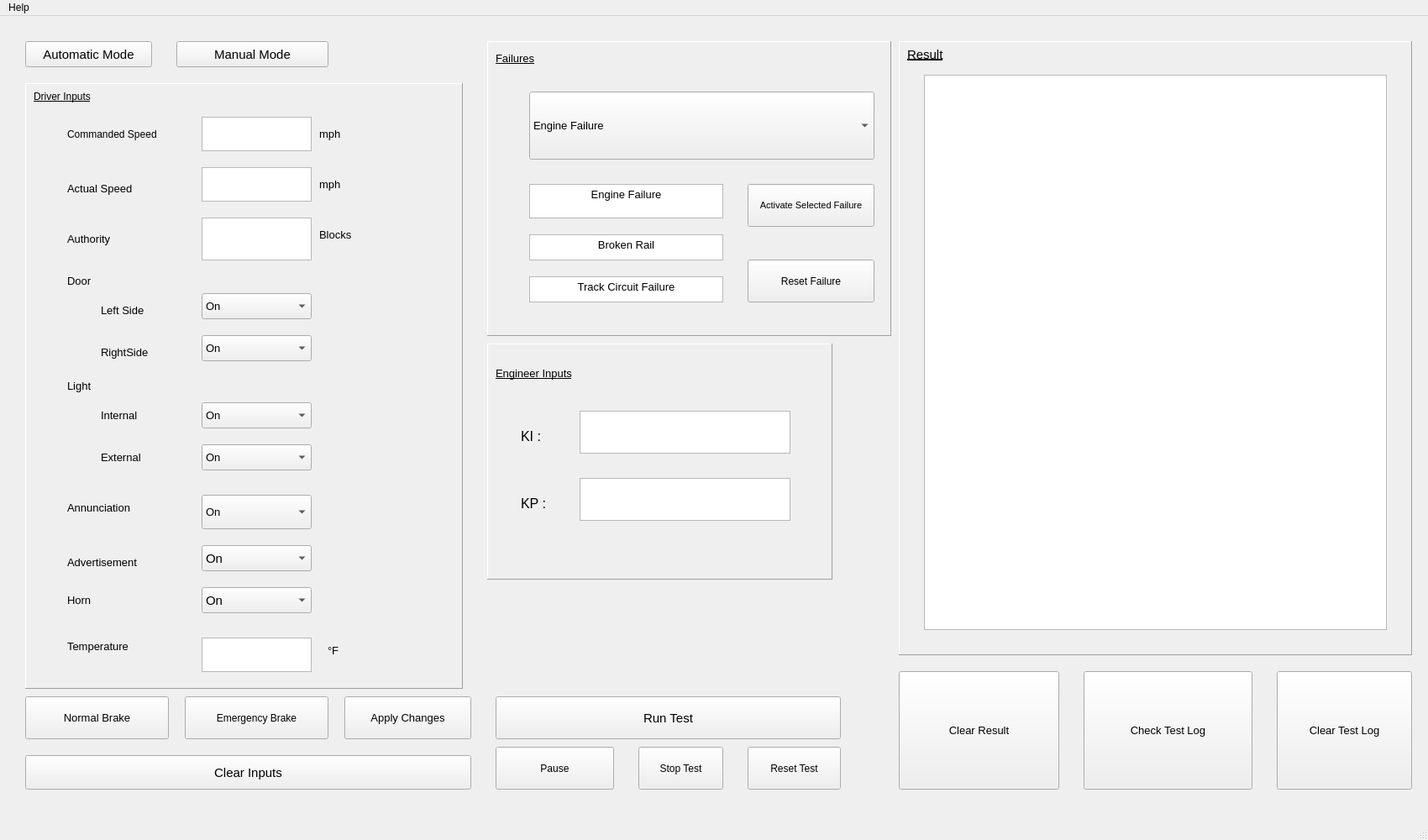
<?xml version="1.0" encoding="UTF-8"?>
<ui version="4.0">
 <class>TestWindow</class>
 <widget class="QMainWindow" name="TestWindow">
  <property name="geometry">
   <rect>
    <x>0</x>
    <y>0</y>
    <width>1700</width>
    <height>1000</height>
   </rect>
  </property>
  <property name="windowTitle">
   <string>MainWindow</string>
  </property>
  <widget class="QWidget" name="centralwidget">
   <widget class="QFrame" name="DriverFrame">
    <property name="geometry">
     <rect>
      <x>30</x>
      <y>80</y>
      <width>521</width>
      <height>721</height>
     </rect>
    </property>
    <property name="font">
     <font>
      <pointsize>8</pointsize>
     </font>
    </property>
    <property name="frameShape">
     <enum>QFrame::Panel</enum>
    </property>
    <property name="frameShadow">
     <enum>QFrame::Raised</enum>
    </property>
    <widget class="QLabel" name="DriverInputLabel">
     <property name="geometry">
      <rect>
       <x>10</x>
       <y>-10</y>
       <width>181</width>
       <height>51</height>
      </rect>
     </property>
     <property name="font">
      <font>
       <pointsize>9</pointsize>
       <underline>true</underline>
      </font>
     </property>
     <property name="text">
      <string>Driver Inputs</string>
     </property>
    </widget>
    <widget class="QLabel" name="as_label">
     <property name="geometry">
      <rect>
       <x>50</x>
       <y>90</y>
       <width>261</width>
       <height>71</height>
      </rect>
     </property>
     <property name="font">
      <font>
       <pointsize>10</pointsize>
      </font>
     </property>
     <property name="text">
      <string>Actual Speed</string>
     </property>
    </widget>
    <widget class="QTextEdit" name="speed_input_box">
     <property name="geometry">
      <rect>
       <x>210</x>
       <y>100</y>
       <width>131</width>
       <height>41</height>
      </rect>
     </property>
     <property name="font">
      <font>
       <pointsize>10</pointsize>
      </font>
     </property>
    </widget>
    <widget class="QLabel" name="as_unit">
     <property name="geometry">
      <rect>
       <x>350</x>
       <y>100</y>
       <width>71</width>
       <height>41</height>
      </rect>
     </property>
     <property name="font">
      <font>
       <pointsize>10</pointsize>
      </font>
     </property>
     <property name="text">
      <string>mph</string>
     </property>
    </widget>
    <widget class="QLabel" name="authority_label">
     <property name="geometry">
      <rect>
       <x>50</x>
       <y>160</y>
       <width>261</width>
       <height>51</height>
      </rect>
     </property>
     <property name="font">
      <font>
       <pointsize>10</pointsize>
      </font>
     </property>
     <property name="text">
      <string>Authority</string>
     </property>
    </widget>
    <widget class="QTextEdit" name="auth_input_box">
     <property name="geometry">
      <rect>
       <x>210</x>
       <y>160</y>
       <width>131</width>
       <height>51</height>
      </rect>
     </property>
     <property name="font">
      <font>
       <pointsize>10</pointsize>
      </font>
     </property>
    </widget>
    <widget class="QLabel" name="authority_unit">
     <property name="geometry">
      <rect>
       <x>350</x>
       <y>150</y>
       <width>161</width>
       <height>61</height>
      </rect>
     </property>
     <property name="font">
      <font>
       <pointsize>10</pointsize>
      </font>
     </property>
     <property name="text">
      <string>Blocks</string>
     </property>
    </widget>
    <widget class="QLabel" name="DoorLabel">
     <property name="geometry">
      <rect>
       <x>50</x>
       <y>220</y>
       <width>251</width>
       <height>31</height>
      </rect>
     </property>
     <property name="font">
      <font>
       <pointsize>10</pointsize>
      </font>
     </property>
     <property name="text">
      <string>Door</string>
     </property>
    </widget>
    <widget class="QLabel" name="DoorLeftLabel">
     <property name="geometry">
      <rect>
       <x>90</x>
       <y>250</y>
       <width>211</width>
       <height>41</height>
      </rect>
     </property>
     <property name="font">
      <font>
       <pointsize>10</pointsize>
      </font>
     </property>
     <property name="text">
      <string>Left Side</string>
     </property>
    </widget>
    <widget class="QLabel" name="DoorRightLabel">
     <property name="geometry">
      <rect>
       <x>90</x>
       <y>300</y>
       <width>211</width>
       <height>41</height>
      </rect>
     </property>
     <property name="font">
      <font>
       <pointsize>10</pointsize>
      </font>
     </property>
     <property name="text">
      <string>RightSide</string>
     </property>
    </widget>
    <widget class="QLabel" name="LightLabel">
     <property name="geometry">
      <rect>
       <x>50</x>
       <y>340</y>
       <width>251</width>
       <height>41</height>
      </rect>
     </property>
     <property name="font">
      <font>
       <pointsize>10</pointsize>
      </font>
     </property>
     <property name="text">
      <string>Light</string>
     </property>
    </widget>
    <widget class="QLabel" name="LightInternalLabel">
     <property name="geometry">
      <rect>
       <x>90</x>
       <y>380</y>
       <width>221</width>
       <height>31</height>
      </rect>
     </property>
     <property name="font">
      <font>
       <pointsize>10</pointsize>
      </font>
     </property>
     <property name="text">
      <string>Internal</string>
     </property>
    </widget>
    <widget class="QLabel" name="LightExternalLabel">
     <property name="geometry">
      <rect>
       <x>90</x>
       <y>430</y>
       <width>211</width>
       <height>31</height>
      </rect>
     </property>
     <property name="font">
      <font>
       <pointsize>10</pointsize>
      </font>
     </property>
     <property name="text">
      <string>External</string>
     </property>
    </widget>
    <widget class="QLabel" name="AnnunLabel">
     <property name="geometry">
      <rect>
       <x>50</x>
       <y>470</y>
       <width>131</width>
       <height>71</height>
      </rect>
     </property>
     <property name="font">
      <font>
       <pointsize>10</pointsize>
      </font>
     </property>
     <property name="text">
      <string>Annunciation</string>
     </property>
    </widget>
    <widget class="QLabel" name="AdvLabel">
     <property name="geometry">
      <rect>
       <x>50</x>
       <y>540</y>
       <width>251</width>
       <height>61</height>
      </rect>
     </property>
     <property name="font">
      <font>
       <pointsize>10</pointsize>
      </font>
     </property>
     <property name="text">
      <string>Advertisement</string>
     </property>
    </widget>
    <widget class="QComboBox" name="ad_cb">
     <property name="geometry">
      <rect>
       <x>210</x>
       <y>550</y>
       <width>131</width>
       <height>31</height>
      </rect>
     </property>
     <property name="font">
      <font>
       <pointsize>11</pointsize>
      </font>
     </property>
     <item>
      <property name="text">
       <string>On</string>
      </property>
     </item>
     <item>
      <property name="text">
       <string>Off</string>
      </property>
     </item>
    </widget>
    <widget class="QLabel" name="TempLabel">
     <property name="geometry">
      <rect>
       <x>50</x>
       <y>640</y>
       <width>191</width>
       <height>61</height>
      </rect>
     </property>
     <property name="font">
      <font>
       <pointsize>10</pointsize>
      </font>
     </property>
     <property name="text">
      <string>Temperature</string>
     </property>
    </widget>
    <widget class="QTextEdit" name="temp_box">
     <property name="geometry">
      <rect>
       <x>210</x>
       <y>660</y>
       <width>131</width>
       <height>41</height>
      </rect>
     </property>
     <property name="font">
      <font>
       <pointsize>10</pointsize>
      </font>
     </property>
    </widget>
    <widget class="QLabel" name="TempUnitLabel">
     <property name="geometry">
      <rect>
       <x>360</x>
       <y>650</y>
       <width>151</width>
       <height>51</height>
      </rect>
     </property>
     <property name="font">
      <font>
       <pointsize>10</pointsize>
      </font>
     </property>
     <property name="text">
      <string>°F</string>
     </property>
    </widget>
    <widget class="QComboBox" name="annun_cb">
     <property name="geometry">
      <rect>
       <x>210</x>
       <y>490</y>
       <width>131</width>
       <height>41</height>
      </rect>
     </property>
     <property name="font">
      <font>
       <pointsize>10</pointsize>
      </font>
     </property>
     <item>
      <property name="text">
       <string>On</string>
      </property>
     </item>
     <item>
      <property name="text">
       <string>Off</string>
      </property>
     </item>
    </widget>
    <widget class="QComboBox" name="external_cb">
     <property name="geometry">
      <rect>
       <x>210</x>
       <y>430</y>
       <width>131</width>
       <height>31</height>
      </rect>
     </property>
     <property name="font">
      <font>
       <pointsize>10</pointsize>
      </font>
     </property>
     <item>
      <property name="text">
       <string>On</string>
      </property>
     </item>
     <item>
      <property name="text">
       <string>Off</string>
      </property>
     </item>
    </widget>
    <widget class="QComboBox" name="internal_cb">
     <property name="geometry">
      <rect>
       <x>210</x>
       <y>380</y>
       <width>131</width>
       <height>31</height>
      </rect>
     </property>
     <property name="font">
      <font>
       <pointsize>10</pointsize>
      </font>
     </property>
     <item>
      <property name="text">
       <string>On</string>
      </property>
     </item>
     <item>
      <property name="text">
       <string>Off</string>
      </property>
     </item>
    </widget>
    <widget class="QComboBox" name="door_left_cb">
     <property name="geometry">
      <rect>
       <x>210</x>
       <y>250</y>
       <width>131</width>
       <height>31</height>
      </rect>
     </property>
     <property name="font">
      <font>
       <pointsize>10</pointsize>
      </font>
     </property>
     <item>
      <property name="text">
       <string>On</string>
      </property>
     </item>
     <item>
      <property name="text">
       <string>Off</string>
      </property>
     </item>
    </widget>
    <widget class="QComboBox" name="door_right_cb">
     <property name="geometry">
      <rect>
       <x>210</x>
       <y>300</y>
       <width>131</width>
       <height>31</height>
      </rect>
     </property>
     <property name="font">
      <font>
       <pointsize>10</pointsize>
      </font>
     </property>
     <item>
      <property name="text">
       <string>On</string>
      </property>
     </item>
     <item>
      <property name="text">
       <string>Off</string>
      </property>
     </item>
    </widget>
    <widget class="QLabel" name="HornLabel">
     <property name="geometry">
      <rect>
       <x>50</x>
       <y>590</y>
       <width>211</width>
       <height>51</height>
      </rect>
     </property>
     <property name="font">
      <font>
       <pointsize>10</pointsize>
      </font>
     </property>
     <property name="text">
      <string>Horn</string>
     </property>
    </widget>
    <widget class="QComboBox" name="horn_cb">
     <property name="geometry">
      <rect>
       <x>210</x>
       <y>600</y>
       <width>131</width>
       <height>31</height>
      </rect>
     </property>
     <property name="font">
      <font>
       <pointsize>11</pointsize>
      </font>
     </property>
     <item>
      <property name="text">
       <string>On</string>
      </property>
     </item>
     <item>
      <property name="text">
       <string>Off</string>
      </property>
     </item>
    </widget>
    <widget class="QTextEdit" name="cs_input_box">
     <property name="geometry">
      <rect>
       <x>210</x>
       <y>40</y>
       <width>131</width>
       <height>41</height>
      </rect>
     </property>
     <property name="font">
      <font>
       <pointsize>10</pointsize>
      </font>
     </property>
    </widget>
    <widget class="QLabel" name="cs_label">
     <property name="geometry">
      <rect>
       <x>50</x>
       <y>30</y>
       <width>141</width>
       <height>61</height>
      </rect>
     </property>
     <property name="font">
      <font>
       <pointsize>9</pointsize>
      </font>
     </property>
     <property name="text">
      <string>Commanded Speed</string>
     </property>
    </widget>
    <widget class="QLabel" name="cs_unit">
     <property name="geometry">
      <rect>
       <x>350</x>
       <y>40</y>
       <width>71</width>
       <height>41</height>
      </rect>
     </property>
     <property name="font">
      <font>
       <pointsize>10</pointsize>
      </font>
     </property>
     <property name="text">
      <string>mph</string>
     </property>
    </widget>
   </widget>
   <widget class="QFrame" name="FailureFrame">
    <property name="geometry">
     <rect>
      <x>580</x>
      <y>30</y>
      <width>481</width>
      <height>351</height>
     </rect>
    </property>
    <property name="frameShape">
     <enum>QFrame::Panel</enum>
    </property>
    <property name="frameShadow">
     <enum>QFrame::Raised</enum>
    </property>
    <widget class="QLabel" name="FailureLabel">
     <property name="geometry">
      <rect>
       <x>10</x>
       <y>0</y>
       <width>311</width>
       <height>41</height>
      </rect>
     </property>
     <property name="font">
      <font>
       <pointsize>10</pointsize>
       <underline>true</underline>
      </font>
     </property>
     <property name="text">
      <string>Failures</string>
     </property>
    </widget>
    <widget class="QComboBox" name="failure_cb">
     <property name="geometry">
      <rect>
       <x>50</x>
       <y>60</y>
       <width>411</width>
       <height>81</height>
      </rect>
     </property>
     <property name="font">
      <font>
       <pointsize>10</pointsize>
      </font>
     </property>
     <item>
      <property name="text">
       <string>Engine Failure</string>
      </property>
     </item>
     <item>
      <property name="text">
       <string>Broken Rail</string>
      </property>
     </item>
     <item>
      <property name="text">
       <string>Track Circuit Failure</string>
      </property>
     </item>
     <item>
      <property name="text">
       <string/>
      </property>
     </item>
    </widget>
    <widget class="QTextBrowser" name="failure_1">
     <property name="geometry">
      <rect>
       <x>50</x>
       <y>170</y>
       <width>231</width>
       <height>41</height>
      </rect>
     </property>
     <property name="font">
      <font>
       <pointsize>13</pointsize>
      </font>
     </property>
     <property name="html">
      <string>&lt;!DOCTYPE HTML PUBLIC &quot;-//W3C//DTD HTML 4.0//EN&quot; &quot;http://www.w3.org/TR/REC-html40/strict.dtd&quot;&gt;
&lt;html&gt;&lt;head&gt;&lt;meta name=&quot;qrichtext&quot; content=&quot;1&quot; /&gt;&lt;style type=&quot;text/css&quot;&gt;
p, li { white-space: pre-wrap; }
&lt;/style&gt;&lt;/head&gt;&lt;body style=&quot; font-family:'MS Shell Dlg 2'; font-size:13pt; font-weight:400; font-style:normal;&quot;&gt;
&lt;p align=&quot;center&quot; style=&quot; margin-top:0px; margin-bottom:0px; margin-left:0px; margin-right:0px; -qt-block-indent:0; text-indent:0px;&quot;&gt;&lt;span style=&quot; font-size:10pt;&quot;&gt;Engine Failure&lt;/span&gt;&lt;/p&gt;&lt;/body&gt;&lt;/html&gt;</string>
     </property>
    </widget>
    <widget class="QTextBrowser" name="failure_2">
     <property name="geometry">
      <rect>
       <x>50</x>
       <y>230</y>
       <width>231</width>
       <height>31</height>
      </rect>
     </property>
     <property name="html">
      <string>&lt;!DOCTYPE HTML PUBLIC &quot;-//W3C//DTD HTML 4.0//EN&quot; &quot;http://www.w3.org/TR/REC-html40/strict.dtd&quot;&gt;
&lt;html&gt;&lt;head&gt;&lt;meta name=&quot;qrichtext&quot; content=&quot;1&quot; /&gt;&lt;style type=&quot;text/css&quot;&gt;
p, li { white-space: pre-wrap; }
&lt;/style&gt;&lt;/head&gt;&lt;body style=&quot; font-family:'MS Shell Dlg 2'; font-size:8.1pt; font-weight:400; font-style:normal;&quot;&gt;
&lt;p align=&quot;center&quot; style=&quot; margin-top:0px; margin-bottom:0px; margin-left:0px; margin-right:0px; -qt-block-indent:0; text-indent:0px;&quot;&gt;&lt;span style=&quot; font-size:10pt;&quot;&gt;Broken Rail&lt;/span&gt;&lt;/p&gt;&lt;/body&gt;&lt;/html&gt;</string>
     </property>
    </widget>
    <widget class="QTextBrowser" name="failure_3">
     <property name="geometry">
      <rect>
       <x>50</x>
       <y>280</y>
       <width>231</width>
       <height>31</height>
      </rect>
     </property>
     <property name="html">
      <string>&lt;!DOCTYPE HTML PUBLIC &quot;-//W3C//DTD HTML 4.0//EN&quot; &quot;http://www.w3.org/TR/REC-html40/strict.dtd&quot;&gt;
&lt;html&gt;&lt;head&gt;&lt;meta name=&quot;qrichtext&quot; content=&quot;1&quot; /&gt;&lt;style type=&quot;text/css&quot;&gt;
p, li { white-space: pre-wrap; }
&lt;/style&gt;&lt;/head&gt;&lt;body style=&quot; font-family:'MS Shell Dlg 2'; font-size:8.1pt; font-weight:400; font-style:normal;&quot;&gt;
&lt;p align=&quot;center&quot; style=&quot; margin-top:0px; margin-bottom:0px; margin-left:0px; margin-right:0px; -qt-block-indent:0; text-indent:0px;&quot;&gt;&lt;span style=&quot; font-size:10pt;&quot;&gt;Track Circuit Failure&lt;/span&gt;&lt;/p&gt;&lt;/body&gt;&lt;/html&gt;</string>
     </property>
    </widget>
    <widget class="QPushButton" name="activate_failure_button">
     <property name="geometry">
      <rect>
       <x>310</x>
       <y>170</y>
       <width>151</width>
       <height>51</height>
      </rect>
     </property>
     <property name="font">
      <font>
       <pointsize>8</pointsize>
      </font>
     </property>
     <property name="text">
      <string>Activate Selected Failure</string>
     </property>
    </widget>
    <widget class="QPushButton" name="reset_failure_button">
     <property name="geometry">
      <rect>
       <x>310</x>
       <y>260</y>
       <width>151</width>
       <height>51</height>
      </rect>
     </property>
     <property name="text">
      <string>Reset Failure</string>
     </property>
    </widget>
   </widget>
   <widget class="QFrame" name="EngineerFrame">
    <property name="geometry">
     <rect>
      <x>580</x>
      <y>390</y>
      <width>411</width>
      <height>281</height>
     </rect>
    </property>
    <property name="frameShape">
     <enum>QFrame::Panel</enum>
    </property>
    <property name="frameShadow">
     <enum>QFrame::Raised</enum>
    </property>
    <widget class="QLabel" name="EngineerInputLabel">
     <property name="geometry">
      <rect>
       <x>10</x>
       <y>0</y>
       <width>311</width>
       <height>71</height>
      </rect>
     </property>
     <property name="font">
      <font>
       <pointsize>10</pointsize>
       <underline>true</underline>
      </font>
     </property>
     <property name="text">
      <string>Engineer Inputs</string>
     </property>
    </widget>
    <widget class="QLabel" name="KiLabel">
     <property name="geometry">
      <rect>
       <x>40</x>
       <y>70</y>
       <width>91</width>
       <height>81</height>
      </rect>
     </property>
     <property name="font">
      <font>
       <pointsize>12</pointsize>
      </font>
     </property>
     <property name="text">
      <string>KI :</string>
     </property>
    </widget>
    <widget class="QLabel" name="KpLabel">
     <property name="geometry">
      <rect>
       <x>40</x>
       <y>150</y>
       <width>131</width>
       <height>81</height>
      </rect>
     </property>
     <property name="font">
      <font>
       <pointsize>12</pointsize>
      </font>
     </property>
     <property name="text">
      <string>KP : </string>
     </property>
    </widget>
    <widget class="QTextEdit" name="ki_input">
     <property name="geometry">
      <rect>
       <x>110</x>
       <y>80</y>
       <width>251</width>
       <height>51</height>
      </rect>
     </property>
     <property name="sizePolicy">
      <sizepolicy hsizetype="Expanding" vsizetype="Fixed">
       <horstretch>0</horstretch>
       <verstretch>0</verstretch>
      </sizepolicy>
     </property>
     <property name="font">
      <font>
       <pointsize>11</pointsize>
      </font>
     </property>
    </widget>
    <widget class="QTextEdit" name="kp_input">
     <property name="geometry">
      <rect>
       <x>110</x>
       <y>160</y>
       <width>251</width>
       <height>51</height>
      </rect>
     </property>
     <property name="font">
      <font>
       <pointsize>11</pointsize>
      </font>
     </property>
    </widget>
   </widget>
   <widget class="QPushButton" name="run_button">
    <property name="geometry">
     <rect>
      <x>590</x>
      <y>810</y>
      <width>411</width>
      <height>51</height>
     </rect>
    </property>
    <property name="font">
     <font>
      <pointsize>11</pointsize>
     </font>
    </property>
    <property name="text">
     <string>Run Test</string>
    </property>
   </widget>
   <widget class="QPushButton" name="pause_button">
    <property name="geometry">
     <rect>
      <x>590</x>
      <y>870</y>
      <width>141</width>
      <height>51</height>
     </rect>
    </property>
    <property name="font">
     <font>
      <pointsize>9</pointsize>
     </font>
    </property>
    <property name="text">
     <string>Pause</string>
    </property>
   </widget>
   <widget class="QPushButton" name="stop_button">
    <property name="geometry">
     <rect>
      <x>760</x>
      <y>870</y>
      <width>101</width>
      <height>51</height>
     </rect>
    </property>
    <property name="font">
     <font>
      <pointsize>9</pointsize>
     </font>
    </property>
    <property name="text">
     <string>Stop Test</string>
    </property>
   </widget>
   <widget class="QPushButton" name="reset_button">
    <property name="geometry">
     <rect>
      <x>890</x>
      <y>870</y>
      <width>111</width>
      <height>51</height>
     </rect>
    </property>
    <property name="font">
     <font>
      <pointsize>9</pointsize>
     </font>
    </property>
    <property name="text">
     <string>Reset Test</string>
    </property>
   </widget>
   <widget class="QFrame" name="result_frame">
    <property name="geometry">
     <rect>
      <x>1070</x>
      <y>30</y>
      <width>611</width>
      <height>731</height>
     </rect>
    </property>
    <property name="font">
     <font>
      <pointsize>7</pointsize>
     </font>
    </property>
    <property name="frameShape">
     <enum>QFrame::Panel</enum>
    </property>
    <property name="frameShadow">
     <enum>QFrame::Raised</enum>
    </property>
    <widget class="QLabel" name="result_label">
     <property name="geometry">
      <rect>
       <x>10</x>
       <y>0</y>
       <width>111</width>
       <height>31</height>
      </rect>
     </property>
     <property name="font">
      <font>
       <pointsize>11</pointsize>
       <underline>true</underline>
      </font>
     </property>
     <property name="text">
      <string>Result</string>
     </property>
    </widget>
    <widget class="QTextBrowser" name="result_block">
     <property name="geometry">
      <rect>
       <x>30</x>
       <y>40</y>
       <width>551</width>
       <height>661</height>
      </rect>
     </property>
     <property name="font">
      <font>
       <pointsize>11</pointsize>
      </font>
     </property>
    </widget>
   </widget>
   <widget class="QPushButton" name="log_button">
    <property name="geometry">
     <rect>
      <x>1290</x>
      <y>780</y>
      <width>201</width>
      <height>141</height>
     </rect>
    </property>
    <property name="font">
     <font>
      <pointsize>10</pointsize>
     </font>
    </property>
    <property name="text">
     <string>Check Test Log</string>
    </property>
   </widget>
   <widget class="QPushButton" name="close_button">
    <property name="geometry">
     <rect>
      <x>2660</x>
      <y>1270</y>
      <width>301</width>
      <height>131</height>
     </rect>
    </property>
    <property name="font">
     <font>
      <pointsize>10</pointsize>
     </font>
    </property>
    <property name="text">
     <string>Close</string>
    </property>
   </widget>
   <widget class="QPushButton" name="automatic_button">
    <property name="geometry">
     <rect>
      <x>30</x>
      <y>30</y>
      <width>151</width>
      <height>31</height>
     </rect>
    </property>
    <property name="font">
     <font>
      <pointsize>11</pointsize>
     </font>
    </property>
    <property name="text">
     <string>Automatic Mode</string>
    </property>
   </widget>
   <widget class="QPushButton" name="manual_button">
    <property name="geometry">
     <rect>
      <x>210</x>
      <y>30</y>
      <width>181</width>
      <height>31</height>
     </rect>
    </property>
    <property name="font">
     <font>
      <pointsize>11</pointsize>
     </font>
    </property>
    <property name="text">
     <string>Manual Mode</string>
    </property>
   </widget>
   <widget class="QPushButton" name="clear_input_button">
    <property name="geometry">
     <rect>
      <x>30</x>
      <y>880</y>
      <width>531</width>
      <height>41</height>
     </rect>
    </property>
    <property name="font">
     <font>
      <pointsize>11</pointsize>
     </font>
    </property>
    <property name="text">
     <string>Clear Inputs</string>
    </property>
   </widget>
   <widget class="QPushButton" name="normal_brake_button">
    <property name="geometry">
     <rect>
      <x>30</x>
      <y>810</y>
      <width>171</width>
      <height>51</height>
     </rect>
    </property>
    <property name="font">
     <font>
      <pointsize>10</pointsize>
     </font>
    </property>
    <property name="text">
     <string>Normal Brake</string>
    </property>
   </widget>
   <widget class="QPushButton" name="emer_brake_button">
    <property name="geometry">
     <rect>
      <x>220</x>
      <y>810</y>
      <width>171</width>
      <height>51</height>
     </rect>
    </property>
    <property name="font">
     <font>
      <pointsize>9</pointsize>
     </font>
    </property>
    <property name="text">
     <string>Emergency Brake</string>
    </property>
   </widget>
   <widget class="QPushButton" name="clear_result_button">
    <property name="geometry">
     <rect>
      <x>1070</x>
      <y>780</y>
      <width>191</width>
      <height>141</height>
     </rect>
    </property>
    <property name="font">
     <font>
      <pointsize>10</pointsize>
     </font>
    </property>
    <property name="text">
     <string>Clear Result</string>
    </property>
   </widget>
   <widget class="QPushButton" name="apply_button">
    <property name="geometry">
     <rect>
      <x>410</x>
      <y>810</y>
      <width>151</width>
      <height>51</height>
     </rect>
    </property>
    <property name="font">
     <font>
      <pointsize>10</pointsize>
     </font>
    </property>
    <property name="text">
     <string>Apply Changes</string>
    </property>
   </widget>
   <widget class="QPushButton" name="clear_log_button">
    <property name="geometry">
     <rect>
      <x>1520</x>
      <y>780</y>
      <width>161</width>
      <height>141</height>
     </rect>
    </property>
    <property name="font">
     <font>
      <pointsize>10</pointsize>
     </font>
    </property>
    <property name="text">
     <string>Clear Test Log</string>
    </property>
   </widget>
  </widget>
  <widget class="QMenuBar" name="menubar">
   <property name="geometry">
    <rect>
     <x>0</x>
     <y>0</y>
     <width>1700</width>
     <height>20</height>
    </rect>
   </property>
   <widget class="QMenu" name="menuTestLog">
    <property name="title">
     <string>Help</string>
    </property>
   </widget>
   <addaction name="menuTestLog"/>
  </widget>
  <widget class="QStatusBar" name="statusbar"/>
 </widget>
 <resources/>
 <connections/>
</ui>
